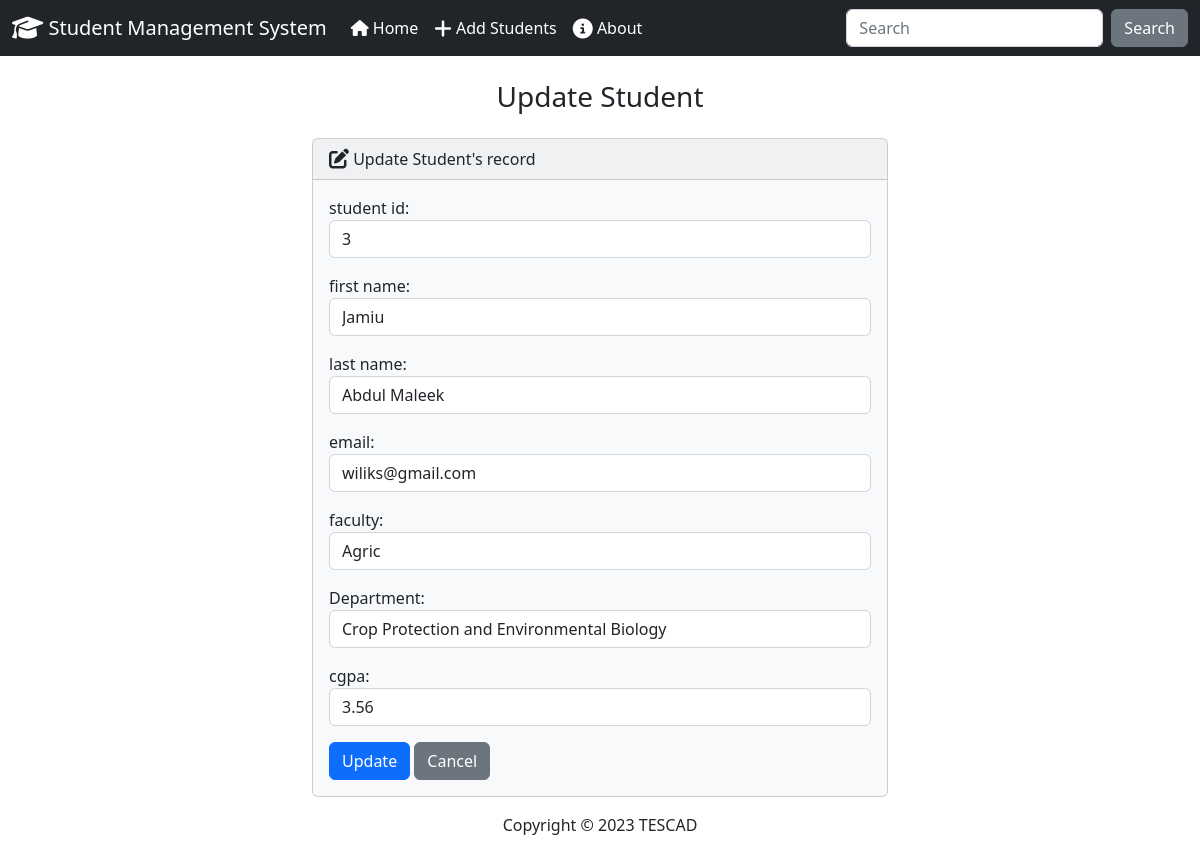
The page /update/3/ on the database its author committed.
### students/models.py (models this page shows, shortened)
class Student(models.Model):
    student_id = models.PositiveIntegerField()
    firstname = models.CharField(max_length=25)
    lastname = models.CharField(max_length=25)
    email = models.EmailField()
    faculty = models.CharField(max_length=50)
    department = models.CharField(max_length=50)
    cgpa = models.FloatField()

### students/views.py (the view)
# urls.py: path('update/<int:id>/', views.update, name='update'),
def update(request, id):
    if request.method == 'POST':
        student =  Student.objects.get(pk=id)
        form = StudentForm(request.POST, instance=student)
        if form.is_valid():
            form.save()
            return render(request, 'students/update.html', {
                'form': form,
                'success': True
            })
    else:
        student = Student.objects.get(pk=id)
        form =  StudentForm(instance=student)
        return render(request, 'students/update.html', {
            'form':form,
        })

### students/forms.py
class StudentForm(forms.ModelForm):
    class Meta:
        model = Student
        fields = ["student_id", "firstname", "lastname", "email", "faculty", "department", "cgpa"]
        labels = {
            "student_id": "student id",
            "firstname": "first name",
            "lastname": "last name",
            "email": "email",
            "faculty": "faculty",
            "departmanet": "department",
            "cgpa":"cgpa"
        }
        widgets = {
            "student_id": forms.NumberInput(attrs={"class":"form-control"}),
            "firstname": forms.TextInput(attrs={"class":"form-control"}),
            "lastname": forms.TextInput(attrs={"class":"form-control"}),
            "email": forms.EmailInput(attrs={"class":"form-control"}),
            "faculty": forms.TextInput(attrs={"class":"form-control"}),
            "department": forms.TextInput(attrs={"class":"form-control"}),
            "cgpa": forms.NumberInput(attrs={"class":"form-control"}),
        }

### students/templates/students/update.html (shortened to what this page needs)
{% extends 'students/base.html' %}
{% block content %}
<h3 class="text-center m-4"> Update Student </h3>
{% if success %}
    <div class="alert alert-success" role="alert">
        student updated successfully
        <a href="{% url 'students:index' %}" class="alert-link">Home</a>
    </div>
{% else %}
<div class="row justify-content-center ">
    <div class="col-6">
        <div class="card bg-light mb-3" style="max-width: 50rem;">
            <div class="card-header">
                <i class="fa-solid fa-pen-to-square fa-lg "></i> Update Student's record
            </div>
            <div class="card-body">
                <form action="" method="POST">
                    {{ form.as_p }}
                    <button type="submit" class="btn btn-primary">Update</button>
                    <a href="{% url 'students:index' %}" class="btn btn-secondary">Cancel</a>
                </form>
            </div>
        </div>
    </div>
</div>
{% endif %}
{% endblock content %}

### rows shown on the page
Student: student_id "3", firstname "Jamiu", lastname "Abdul Maleek", email "wiliks@gmail.com", faculty "Agric", department "Crop Protection and Environmental Biology", cgpa "3.56"
